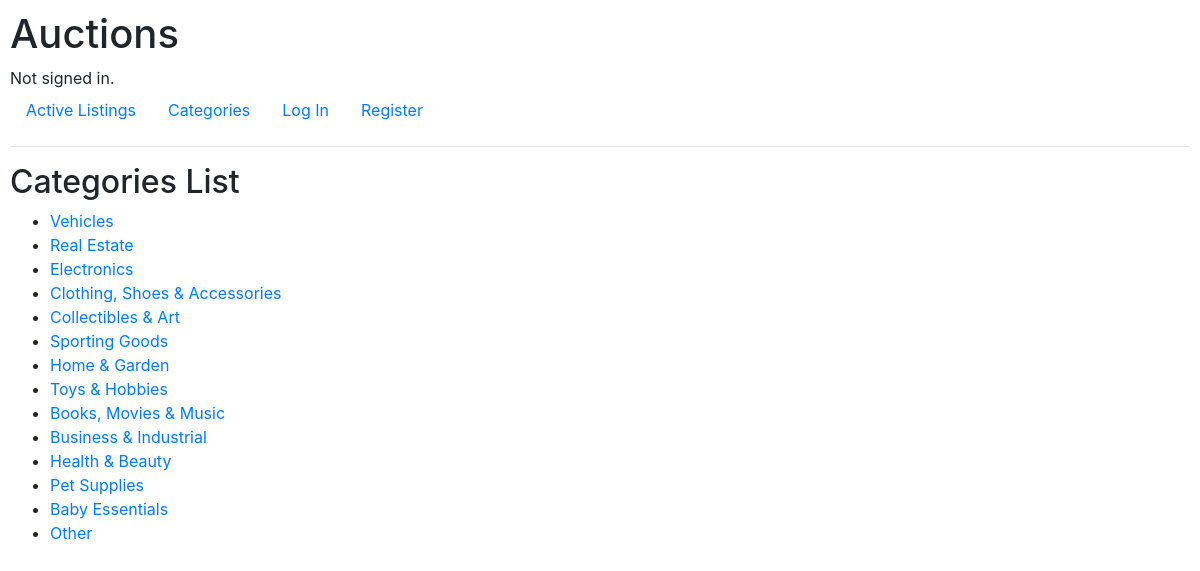
The page /categories on the database its author committed.
### auctions/models.py (models this page shows, shortened)
class Category(models.Model):
    class Meta:
        verbose_name_plural = "Categories"
    title = models.CharField(max_length=64)

### auctions/views.py (the view)
# urls.py: path("categories", views.category_list, name="categories"),
def category_list(request):
    list = Category.objects.all()
    return render(request, "auctions/categories.html", {
        "list": list
    })

### auctions/templates/auctions/categories.html
{% extends "auctions/layout.html" %}
{% block body %}
    <h2>Categories List</h2>
    <ul>
        {% for category in list %}
            <li><a href="{% url 'category_listings' category.id %}">{{ category.title }}</a></li>
        {% endfor %}
    </ul>
{% endblock %}

### auctions/static/auctions/styles.css (style rules this page uses)
body { padding: 10px; }

### rows shown on the page
Category: title "Vehicles"
Category: title "Real Estate"
Category: title "Electronics"
Category: title "Clothing, Shoes & Accessories"
Category: title "Collectibles & Art"
Category: title "Sporting Goods"
Category: title "Home & Garden"
Category: title "Toys & Hobbies"
Category: title "Books, Movies & Music"
Category: title "Business & Industrial"
Category: title "Health & Beauty"
Category: title "Pet Supplies"
Category: title "Baby Essentials"
Category: title "Other"
